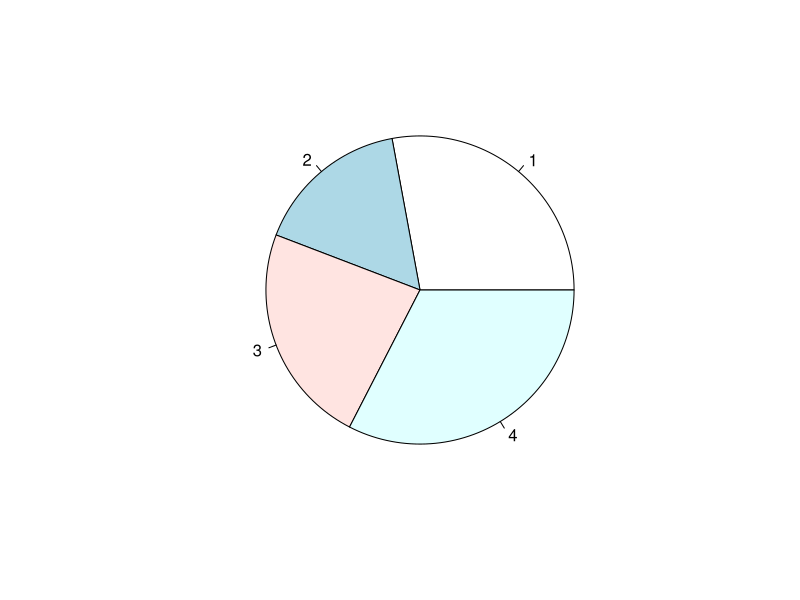
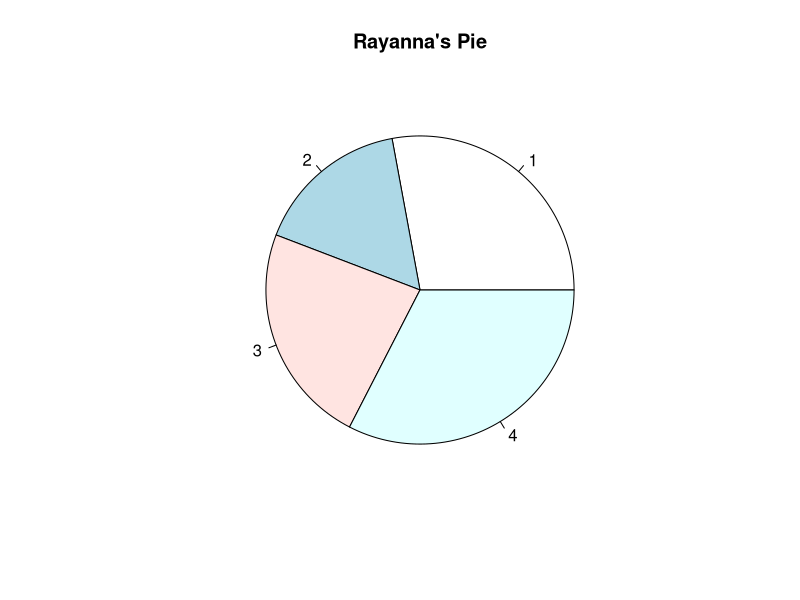
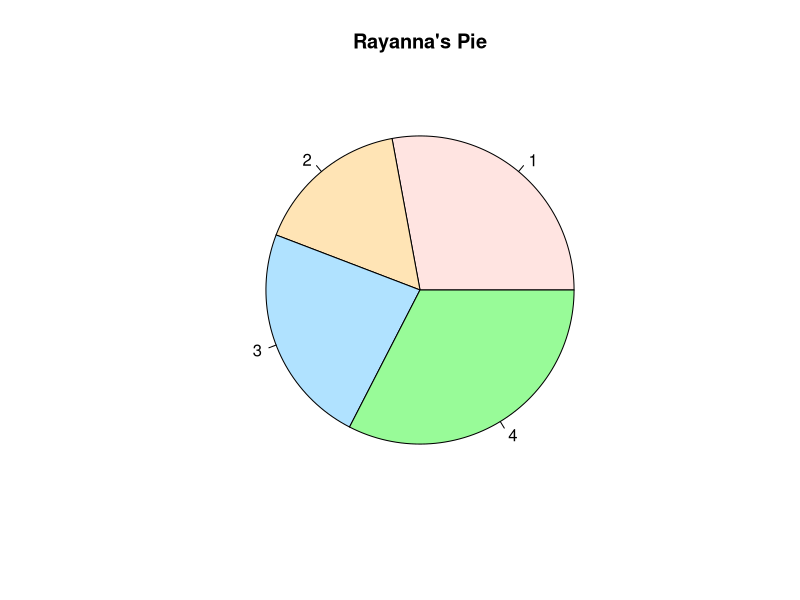
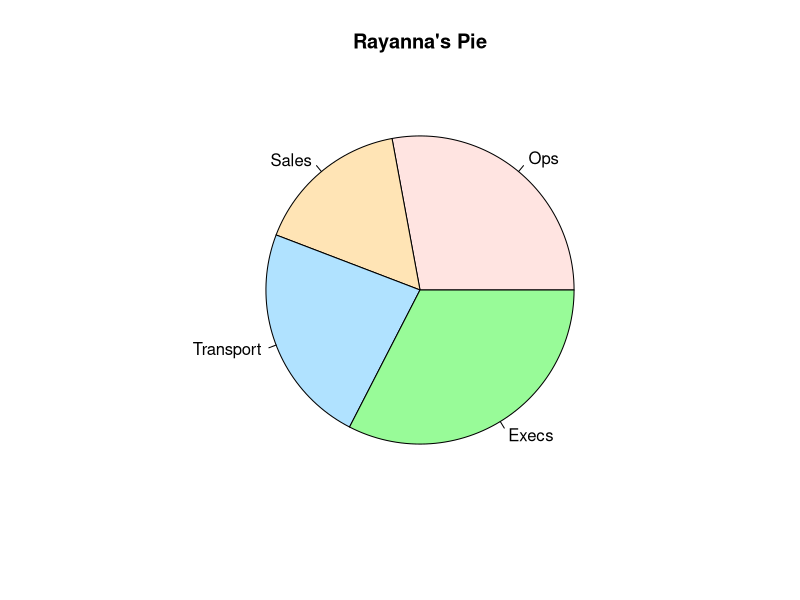
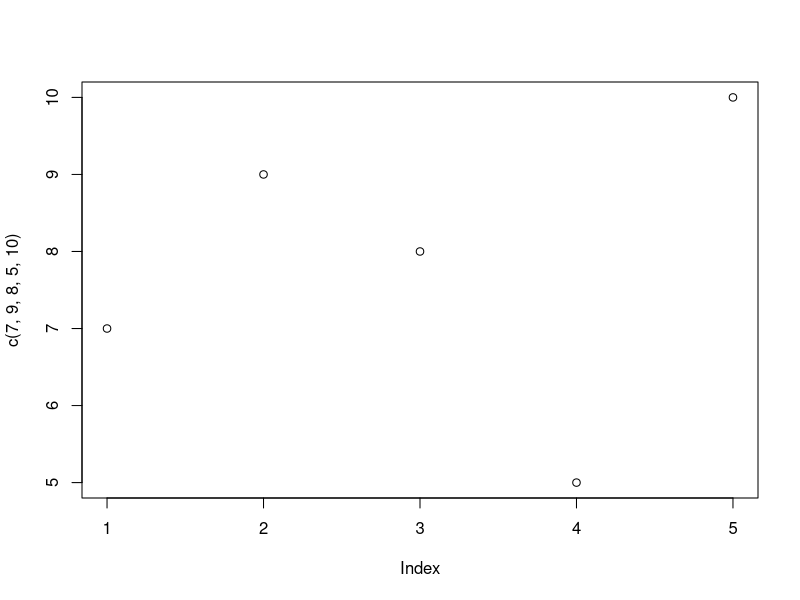
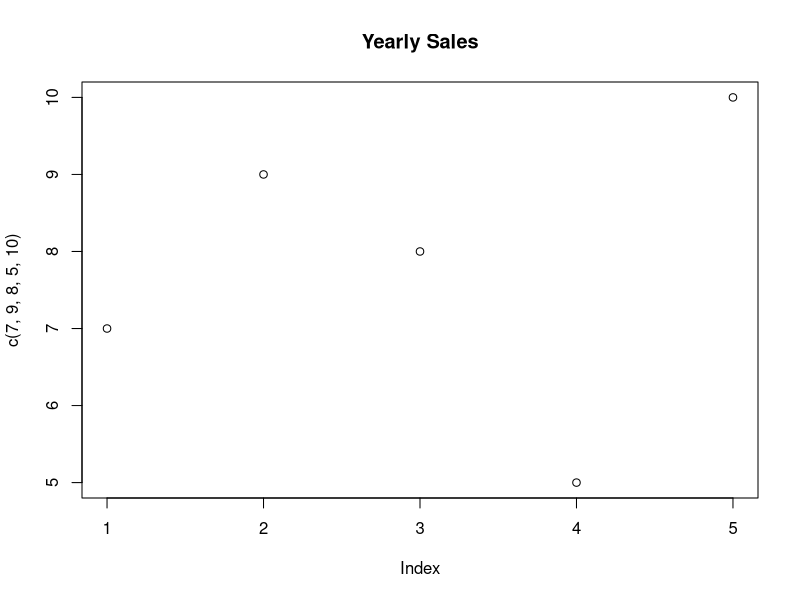
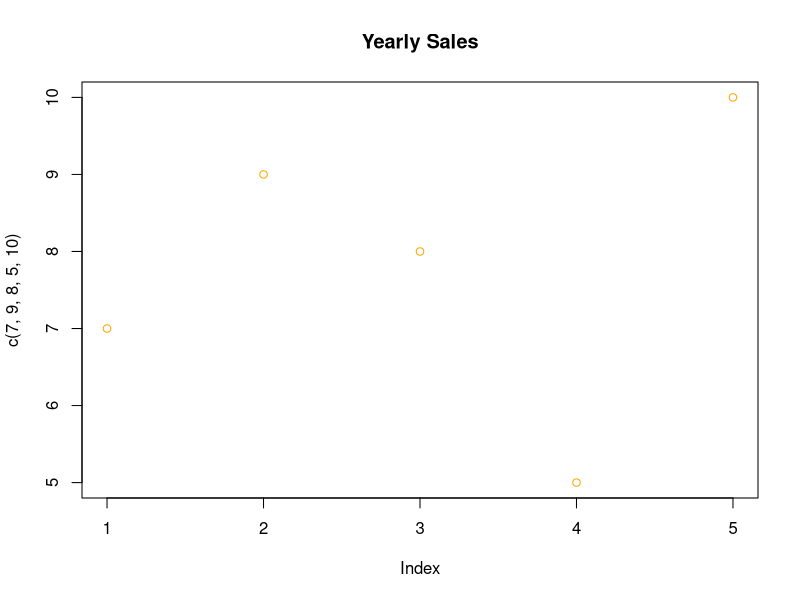
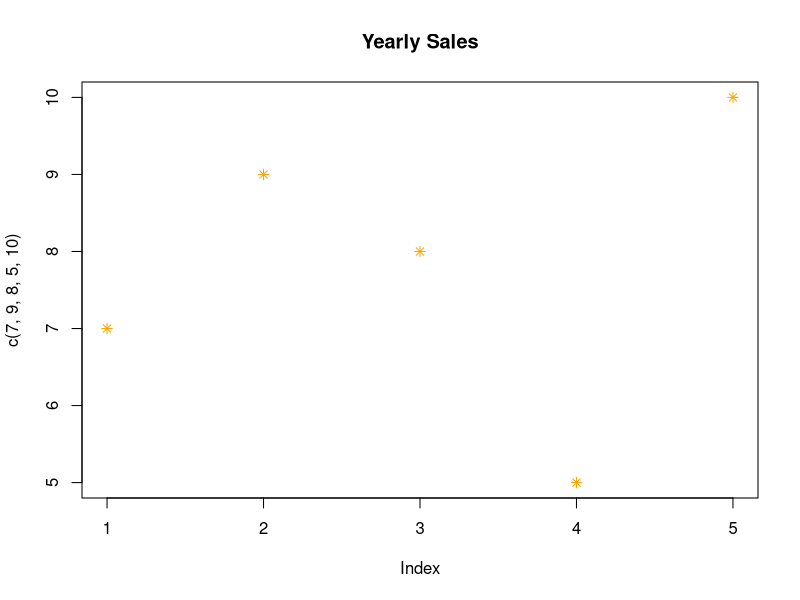

The R script that drew these images, in order:
#
# Author: Rayanna Harduarsingh
# Lab 1: Basics
#

###Pie Chart###

pie(c(12,7,10,14))

#creating a pie chart

pie(c(12,7,10,14), main= "Rayanna's Pie")

#adding a title

pie(c(12,7,10,14), main= "Rayanna's Pie", col = c("mistyrose", "moccasin", "lightskyblue1", "palegreen"))

#concatenating different colors of your choice such as cadetblue, forestgreen, burlywood. I chose pastels for fun :). 
#refer to color chart pdf

pie(c(12,7,10,14), main= "Rayanna's Pie", col = c("mistyrose", "moccasin", "lightskyblue1", "palegreen"), labels = c("Ops", "Sales", "Transport", "Execs"))

#naming the columns/sections. ALWAYS separate by commas


###Plot###

plot(c(7,9,8,5,10))

#creating a plot

plot(c(7,9,8,5,10), main = "Yearly Sales")

#adding a title

plot(c(7,9,8,5,10), main = "Yearly Sales", col = "orange")

#making the plots orange

plot(c(7,9,8,5,10), main = "Yearly Sales", col = "orange", pch=8)

#paramete "pch" to make point different symbols. 16 is a whole point
#google r pch values for different symbols

plot(c(7,9,8,5,10), main = "Yearly Sales", col = "orange", pch=8, cex = 3)

#cex changes size

plot(c(7,9,8,5,10), main = "Yearly Sales", 
     col = c("red", "orange"), 
     pch= c(15,16,17,18,19), 
     cex = 3)

#can also change the symbol/color/size for each point respectively to the original vector

n <- 25
x <- 1:n
y <- 1:n
plot(x,y,pch = x)


plot(c(7,9,8,5,10), main = "Yearly Sales", 
     type = "l"
     )
#s is step chart
#h is histogram

plot(c(7,9,8,5,10), main = "Yearly Sales", 
     type = "l",
     lwd = 4,
     col = "orange",
     ylab = "sales", ylim = c(0,12),
     xlab = "years"
)

#xlab and ylab change the axis names
#xlim and ylim sets limits


###Vectors/Sample###

letters
letters [1]
letters [3:5]
#letters c, d, e
letters [7:5]
#backwards letters g, f, e

my.rand.dat <- sample(letters[7:5],
                      size = 25,
                      replace = TRUE)

#samples data

table(my.rand.dat)
#creating a table of the sample

###BarPlot###

barplot(table(my.rand.dat))
#creating a barplot

?barplot()
#get the help window for the barplot function

barplot(table(my.rand.dat), main = "My Bars",
        horiz = T)

barplot(table(my.rand.dat), main = "My Bars",
        horiz = T, density = 50,
        col = c("cornsilk", "lavender", "lightblue"),
        xpd = TRUE,
        border = "black",
        width = c(2,3,1)
        )

###Normalization###

x <- rnorm(n = 1000, mean = 72, sd = 15)
x <- rlnorm(n = 1000)
x <- runif(n = 1000)
hist(x)
boxplot(x)
sort(x)[500]
median(x)
mean(x)

?hist()

hist(x, main = "Rayanna's Histogram",
     ylab = "Sales",
     xlab = "Weeks",
     col = "mistyrose",
     plot = TRUE
     )
    















